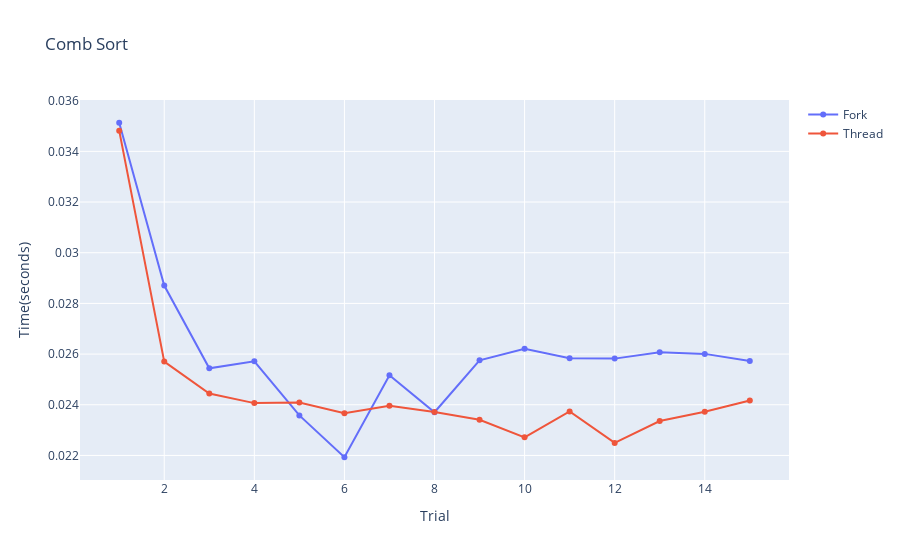

The notebook cell saved with this chart:
### Markdown cell above
# **Comb Sort**

### Code cell
import plotly.graph_objects as go
import pandas as pd

df_usgsn03 = pd.read_csv(fork_path + 'CombFork.csv',sep=',')
df_usgsn04 = pd.read_csv(thread_path + 'CombThread.csv',sep=',')


df_usgsn03_sorted = df_usgsn03.sort_values(by='trial')
df_usgsn04_sorted = df_usgsn04.sort_values(by='trial')


fig = go.Figure()
fig.add_trace(
    go.Scatter(
        x=df_usgsn03_sorted['trial'],
        y=df_usgsn03_sorted['time'],
        name = 'Fork'     
    ))

fig.add_trace(
    go.Scatter(
        x=df_usgsn04_sorted['trial'],
        y=df_usgsn04_sorted['time'],
        name = 'Thread'
    ))

fig.update_layout(title = 'Comb Sort', xaxis_title='Trial',yaxis_title='Time(seconds)')

fig.show()

### Figure 1 — Plotly figure (JSON) as saved in the notebook; plotly's stock layout.template omitted (floating-point values rounded to 4 significant figures)
{"data": [{"name": "Fork", "type": "scatter", "x": [1, 2, 3, 4, 5, 6, 7, 8, 9, 10, 11, 12, 13, 14, 15], "y": [0.03513, 0.0287, 0.02544, 0.02572, 0.02358, 0.02193, 0.02517, 0.02371, 0.02576, 0.02621, 0.02583, 0.02582, 0.02608, 0.02601, 0.02573]}, {"name": "Thread", "type": "scatter", "x": [1, 2, 3, 4, 5, 6, 7, 8, 9, 10, 11, 12, 13, 14, 15], "y": [0.03482, 0.0257, 0.02444, 0.02406, 0.02409, 0.02367, 0.02396, 0.02372, 0.02341, 0.02271, 0.02374, 0.0225, 0.02336, 0.02373, 0.02417]}], "layout": {"title": {"text": "Comb Sort"}, "xaxis": {"title": {"text": "Trial"}}, "yaxis": {"title": {"text": "Time(seconds)"}}}}
